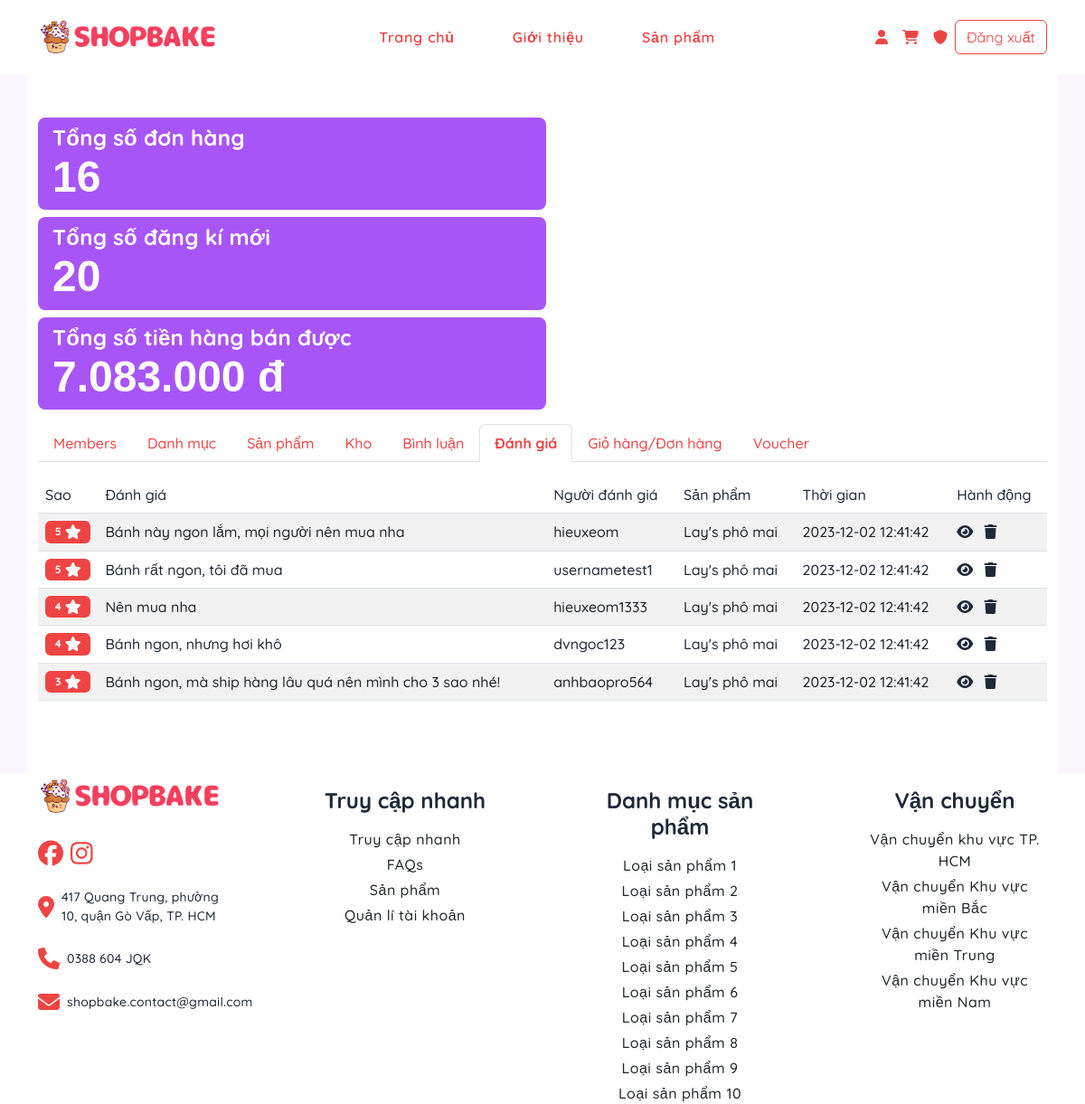
The page /admin/rates (signed in) on the database its author committed.
### tables this page shows
CREATE TABLE `product_rates` (
  `rate_id` int(11) NOT NULL AUTO_INCREMENT,
  `rate_star` int(11) NOT NULL,
  `rate_text` text DEFAULT NULL,
  `rate_date` timestamp NOT NULL DEFAULT current_timestamp(),
  `user_id` int(11) NOT NULL,
  `prod_id` int(11) NOT NULL,
  PRIMARY KEY (`rate_id`),
  KEY `fk_prod_idx` (`prod_id`),
  KEY `fk_user_idx` (`user_id`),
  CONSTRAINT `fk_prod_rate` FOREIGN KEY (`prod_id`) REFERENCES `products` (`prod_id`),
  CONSTRAINT `fk_user_rate` FOREIGN KEY (`user_id`) REFERENCES `users` (`user_id`)
);

CREATE TABLE `products` (
  `prod_id` int(11) NOT NULL AUTO_INCREMENT,
  `prod_name` varchar(255) NOT NULL,
  `prod_desc` text DEFAULT NULL,
  `prod_price` int(11) NOT NULL,
  `category_id` int(11) NOT NULL,
  `views` int(11) DEFAULT 0,
  `best_sell` enum('0','1') DEFAULT '0',
  `img_path` text NOT NULL,
  `is_delete` enum('0','1') DEFAULT '0',
  PRIMARY KEY (`prod_id`),
  KEY `fk_cat_idx` (`category_id`),
  CONSTRAINT `fk_cat` FOREIGN KEY (`category_id`) REFERENCES `categories` (`category_id`)
);

### app/controllers/BaseController.php (called while the page is built, shortened)
<?php
class BaseController
{
    protected function view($viewPath, array $params = [])
    {
        $newViewPath = self::VIEW_FOLDER . "/" . str_replace('.', '/', $viewPath) . '.php';
        require $newViewPath;
    }
}
?>

### app/core/Database.php (called while the page is built)
<?php
class Database {
    private $host = DB_HOST;
    private $db_name = DB_NAME;
    private $username = DB_USER;
    private $password = DB_PASS;
    public function getConnection() {
        $conn = null;
        try {
            $conn = new PDO("mysql:host={$this->host};dbname={$this->db_name};charset=utf8mb4", $this->username, $this->password);
            $conn->setAttribute(PDO::ATTR_ERRMODE, PDO::ERRMODE_EXCEPTION);
        } catch (PDOException $e) {
            echo "Connection error: " . $e->getMessage();
        }
        return $conn;
    }
}

### app/models/BaseModel.php (called while the page is built, shortened)
<?php
class BaseModel extends Database
{
    protected $conn;
    public function __construct()
    {
        $this->conn = $this->getConnection();
    }
    public function getTwoTable($table1, $table2, $joinColumn, $table1Select = [], $table2Select = [], $conditions = [], $limit = null, $order = null)
    {
        return $this->_queryWithJoin($table1, $table2, $joinColumn, $table1Select, $table2Select, $conditions, $limit, $order);
    }
    private function _queryWithJoin($table1, $table2, $joinColumn, $table1Select = [], $table2Select = [], $conditions = [], $limit = null, $order = null)
    {
        try {
            $columns1 = $table1 . '.' . implode(", $table1.", $table1Select);
            $columns2 = $table2 . '.' . implode(", $table2.", $table2Select);
            $sql = "SELECT $columns1, $columns2 FROM $table1
                    JOIN $table2 ON $table1.$joinColumn = $table2.$joinColumn";
            $stmt = $this->conn->prepare($sql);
            $stmt->execute();
            return $stmt->fetchAll(PDO::FETCH_ASSOC);
        } catch (PDOException $e) {
            echo "Error: " . $e->getMessage();
            return [];
        }
    }
}
?>

### app/models/RateModel.php (called while the page is built, shortened)
<?php
class RateModel extends BaseModel
{
    public function getAllRate() {
        $a = $this->getTwoTable(table1: self::RATES_TABLE, table2: self::PRODUCTS_TABLE,joinColumn: "prod_id", table1Select: [
            "rate_id",
            "rate_star",
            "rate_text",
            "rate_date",
        ], table2Select: [
            "prod_id",
            "prod_name",
        ]);
        $b = $this->getTwoTable(table1: self::RATES_TABLE, table2: self::USER_TABLE, joinColumn: "user_id", table1Select: [
            "rate_id",
        ], table2Select: [
            "username",
        ]);
        return array_merge($a, $b);
    }
}

### app/models/AdminModel.php (called while the page is built, shortened)
<?php
class AdminModel extends BaseModel
{
    public function mergeArray($originalArray, $byKey)
    {
        $mergedArray = [];
        foreach ($originalArray as $item) {
            $key = $item[$byKey];
            if (!array_key_exists($key, $mergedArray)) {
                $mergedArray[$key] = $item;
            } else {
                $mergedArray[$key] = array_merge($mergedArray[$key], $item);
            }
        }
        $mergedArray = array_values($mergedArray);
        return ($mergedArray);
    }
}

### app/views/admin/rateViews.php (the view, shortened to what this page needs)
<main class="container-fluid">
    <div class="bg-white container-lg py-5">
        <?php require_once "./app/views/admin/head_tabs.php" ?>
        <div class="py-3">
            <div class="table-responsive">
                <div class="table-wrapper">
                    <table class="table table-striped table-hover">
                        <thead>
                        <tr>
                            <th>Sao</th>
                            <th>Đánh giá</th>
                            <th>Người đánh giá</th>
                            <th>Sản phẩm</th>
                            <th>Thời gian</th>
                            <th>Hành động</th>
                        </tr>
                        </thead>
                        <tbody>
                        <?php
                        foreach ($listRates as $rate) {
                            echo "
                                    <tr>
                                        <td>
                                        <span class='badge bg-primary d-flex justify-content-center align-items-center'>
                                            $rate[rate_star]
                                            <i class='color-white ps-1 fa-solid fa-star'></i>
                                        </span>
                                        </td>
                                        <td class='text-break'>$rate[rate_text]</td>
                                        <td>$rate[username]</td>
                                        <td class='text-nowrap'>$rate[prod_name]</td>
                                        <td class='text-nowrap'>$rate[rate_date]</td>
                                        <td>
                                            <a href='" . BASEPATH . "/product/details/$rate[prod_id]?view=rate#rateId=$rate[rate_id]' class='me-2'><i class='fa-solid fa-eye'></i></a>
                                            <a href='" . BASEPATH . "/admin/rates/delete?rateId=$rate[rate_id]' class='me-2'><i class='fa-solid fa-trash'></i></a>
                                        </td>
                                    </tr>
                                    ";
                        }
                        ?>
                        </tbody>
                    </table>
                </div>
            </div>
        </div>
    </div>
</main>

### public/css/style.css (style rules this page uses)
:root { --text-dark-500: #6b7280; --text-dark-base: #1f2937; --text-dark-950: #030712; --text-light-base: #fff; --primary-color: var(--rose-500); --secondary-color: var(--yellow-500); --third-color: var(--purple-500); --gray-500: #6b7280; --gray-800: #1f2937; --gray-950: #030712; --rose-50: #fef2f2; --rose-100: #fee2e2; --rose-200: #fecaca; --rose-300: #fca5a5; --rose-400: #f87171; --rose-500: #ef4444; --rose-600: #dc2626; --rose-700: #b91c1c; --rose-800: #991b1b; --rose-900: #7f1d1d; --rose-950: #450a0a; --yellow-50: #fefce8; --yellow-100: #fef9c3; --yellow-200: #fef08a; --yellow-300: #fde047; --yellow-400: #facc15; --yellow-500: #eab308; --yellow-600: #ca8a04; --yellow-700: #a16207; --yellow-800: #854d0e; --yellow-900: #713f12; --yellow-950: #422006; --purple-50: #faf5ff; --purple-100: #f3e8ff; --purple-200: #e9d5ff; --purple-300: #d8b4fe; --purple-400: #c084fc; --purple-500: #a855f7; --purple-600: #9333ea; --purple-700: #7e22ce; --purple-800: #6b21a8; --purple-900: #581c87; --purple-950: #3b0764; --success: #65a30d; --fail: #dc2626; --wait: #eab308; --quicksand-font: 'Quicksand', sans-serif; --helvetica-font: 'Helvetica', sans-serif; }
* { font-family: var(--quicksand-font); margin: 0; padding: 0; box-sizing: border-box; font-weight: 500; font-size: 16px; color: var(--text-dark-base); }
.bg-white { background: #fff; }
.bg-primary { background-color: var(--primary-color) !important; }
.color-white { color: #fff !important; }

### public/css/home.css (style rules this page uses)
main { background: var(--purple-50); }

### rows shown on the page
product_rates: rate_star "5", rate_text "Bánh này ngon lắm, mọi người nên mua nha", rate "hieuxeom", prod.prod_name "Lay's phô mai", rate_date "2023-12-02 12:41:42"
product_rates: rate_star "5", rate_text "Bánh rất ngon, tôi đã mua", rate "usernametest1", prod.prod_name "Lay's phô mai", rate_date "2023-12-02 12:41:42"
product_rates: rate_star "4", rate_text "Nên mua nha", rate "hieuxeom1333", prod.prod_name "Lay's phô mai", rate_date "2023-12-02 12:41:42"
product_rates: rate_star "4", rate_text "Bánh ngon, nhưng hơi khô", rate "dvngoc123", prod.prod_name "Lay's phô mai", rate_date "2023-12-02 12:41:42"
product_rates: rate_star "3", rate_text "Bánh ngon, mà ship hàng lâu quá nên mình cho 3 sao nhé!", rate "anhbaopro564", prod.prod_name "Lay's phô mai", rate_date "2023-12-02 12:41:42"

### other values the page prints
$analyticsArray["totalOrders"] "16"
$analyticsArray["totalUsers"] "20"
$analyticsArray["totalRevenue"] "7.083.000"
$item_key "Members"
$item_key "Danh mục"
$item_key "Sản phẩm"
$item_key "Kho"
$item_key "Bình luận"
$item_key "Đánh giá"
$item_key "Giỏ hàng/Đơn hàng"
$item_key "Voucher"
